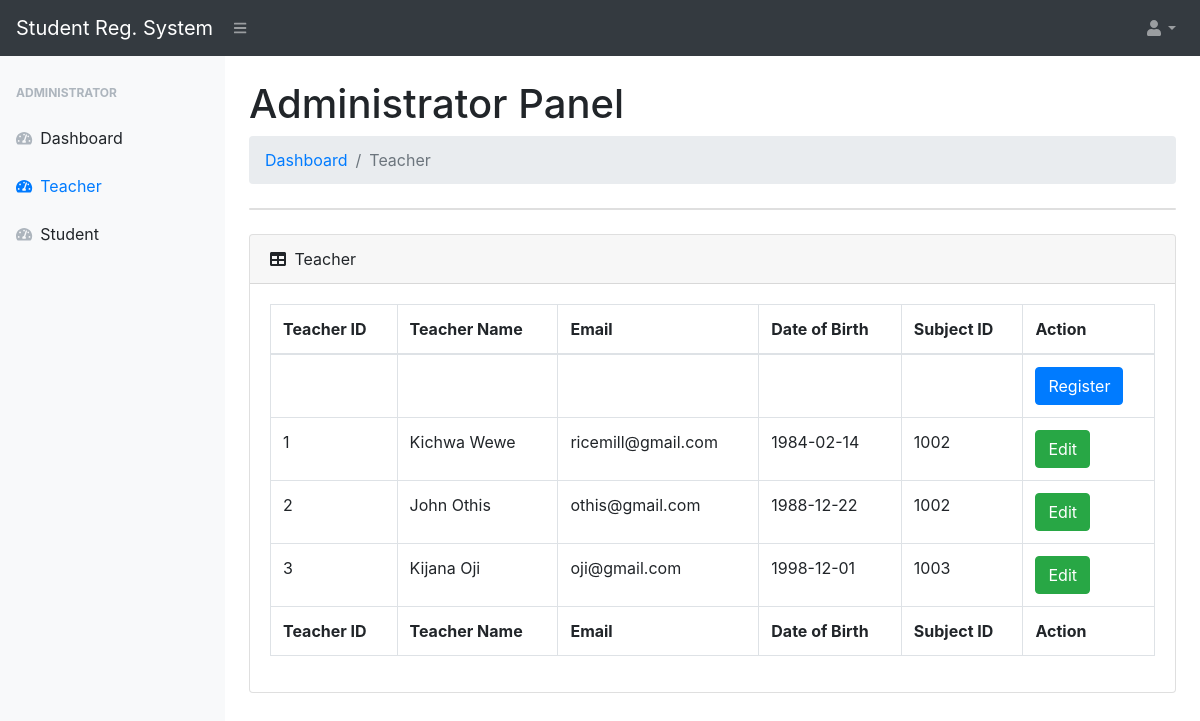
The page /dist/admin/teacher.php (signed in) on the database its author committed.
### tables this page shows
CREATE TABLE `teacher` (
  `teacher_id` int(11) NOT NULL,
  `teach_name` varchar(60) NOT NULL,
  `email` varchar(60) NOT NULL,
  `dob` date NOT NULL,
  `password` varchar(60) NOT NULL,
  `subid` int(10) NOT NULL
);

### dist/admin/teacher.php (the view, shortened to what this page needs)
?><!DOCTYPE html>
<html lang="en">
<head>
    <link href="../css/styles.css" rel="stylesheet" />
    <link href="https://cdn.datatables.net/1.10.20/css/dataTables.bootstrap4.min.css" rel="stylesheet" />
</head>
<body class="sb-nav-fixed">
<?php include 'navbar.php';?>
<div id="layoutSidenav_content">
    <main>
        <div class="container-fluid">
            <h1 class="mt-4">Administrator Panel</h1>
            <ol class="breadcrumb mb-4">
                <li class="breadcrumb-item"><a href="index.php">Dashboard</a></li>
                <li class="breadcrumb-item active">Teacher</li>
            </ol>
            <div class="card mb-4">
            </div>
            <div class="card mb-4">
                <div class="card-header">
                    <i class="fas fa-table mr-1"></i>
                    Teacher
                </div>
                <div class="card-body">
                    <div class="table-responsive">
                        <table class="table table-bordered" id="dataTableAdd" cellspacing="0">
                            <thead>
                            <tr>
                                <th>Teacher ID</th>
                                <th>Teacher Name</th>
                                <th>Email</th>
                                <th>Date of Birth</th>
                                <th>Subject ID</th>
                                <th>Action</th>
                            </tr>
                            </thead>
                            <tfoot>
                            <tr>
                                <th>Teacher ID</th>
                                <th>Teacher Name</th>
                                <th>Email</th>
                                <th>Date of Birth</th>
                                <th>Subject ID</th>
                                <th>Action</th>
                            </tr>
                            </tfoot>
                            <tbody>
                            <tr>
                                <td></td>
                                <td></td>
                                <td></td>
                                <td></td>
                                <td></td>
                                <td>
                                    <button type="button" class="btn btn-primary" data-toggle="modal" data-target="#myModal">Register</button>
                                    <br/>
                                </td>
                            </tr>
                            <?php
                            include "../conn.php";
                            $sql = "Select * from `teacher`";
                            if ($result = mysqli_query($link, $sql)){
                                while($row = mysqli_fetch_array($result)){
                                    echo "<tr>";
                                    echo "<td>". $row['teacher_id'] ."</td>";
                                    echo "<td>". $row['teach_name'] ."</td>";
                                    echo "<td>". $row['email'] ."</td>";
                                    echo "<td>". $row['dob'] ."</td>";
                                    echo "<td>". $row['subid'] ."</td>";
                                    echo "<td>";
                                    echo " <button class='btn btn-success' data-toggle='modal' data-target='#editmodal'>Edit</button>";
                                    echo "</td>";
                                    echo "</tr>";
                                }}
                            ?>
                            </tbody>
                        </table>
                    </div>
                </div>
            </div>
        </div>
</div>
</div>
</body>
</html>

### rows shown on the page
teacher: teacher_id "1", teach_name "Kichwa Wewe", email "ricemill@gmail.com", dob "1984-02-14", subid "1002"
teacher: teacher_id "2", teach_name "John Othis", email "othis@gmail.com", dob "1988-12-22", subid "1002"
teacher: teacher_id "3", teach_name "Kijana Oji", email "oji@gmail.com", dob "1998-12-01", subid "1003"
